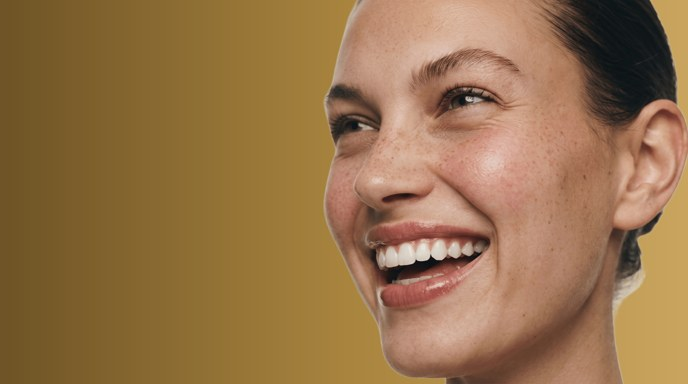
#> input picture tools/_check-hero-composta.jpg, 688 x 384 px, found by its file name; its folder holds only this picture in this run
$ python _inspect.py _check-hero-composta.jpg
#> lines starting #> are read from the running program, lines starting #| are printed output that depends on the picture
# -*- coding: utf-8 -*-
"""Inspeção de originais: dimensões + régua fina para localizar áreas indesejadas.

Uso:
    python tools/_inspect.py                 # lista dimensões de todos os originais
    python tools/_inspect.py dupla-soussmile # régua fina (25px) em toda a imagem
    python tools/_inspect.py dupla-soussmile 450 1000   # recorte ampliado da faixa y
"""
import sys
from pathlib import Path

from PIL import Image, ImageDraw, ImageFont

try:
    sys.stdout.reconfigure(encoding="utf-8", errors="replace")
except Exception:
    pass

ROOT = Path(__file__).resolve().parents[1]
SRC = ROOT / "assets" / "originals"
FONT = "C:/Windows/Fonts/segoeui.ttf"
CREAM = (247, 243, 236)
INK = (18, 18, 22)


def dims():
    for p in sorted(SRC.glob("*.jpg")):
        im = Image.open(p)
        from PIL import ImageOps
        im = ImageOps.exif_transpose(im)
        print(f"{p.name:32s} {im.size[0]:5d} x {im.size[1]:<5d} {im.mode}")


def ruler(name: str, y0=None, y1=None, every=25, out_h=900):
#> called with name = '_check-hero-composta.jpg', every = 25, out_h = 900
    im = Image.open(SRC / name).convert("RGB")
#> im is the input picture: PIL image 688x384 RGB; mean R, G, B 150.6, 115.1, 73.6
    ow, oh = im.size
#> ow = 688; oh = 384
    x0, xx1 = 0, ow
#> x0 = 0; xx1 = 688
    a, b = (0, oh) if y0 is None else (y0, y1)
#> a = 0; b = 384
    region = im.crop((x0, a, xx1, b))
    rw, rh = region.size
#> rw = 688; rh = 384
    scale = min(out_h / rh, 2.5)  # >1 amplia faixas estreitas
#> scale = 2.34
    region = region.resize((max(1, int(rw * scale)), max(1, int(rh * scale))), Image.LANCZOS)
    pad_l = 62
    sheet = Image.new("RGB", (region.size[0] + pad_l, region.size[1]), CREAM)
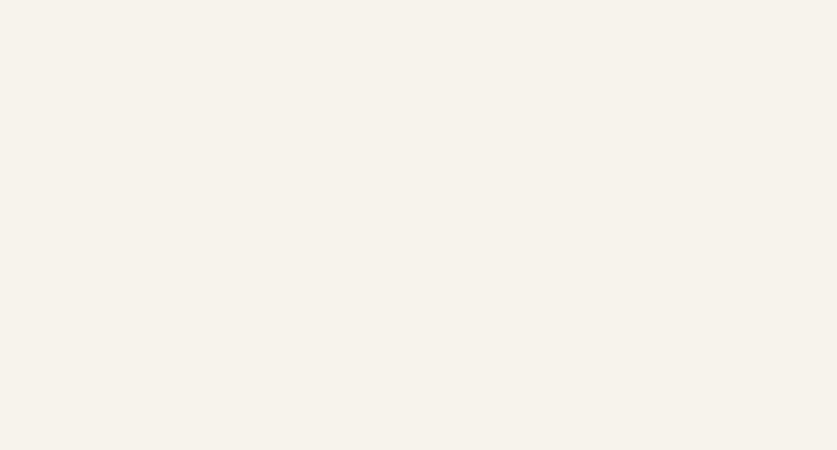
#> sheet: PIL image 1674x900 RGB (shown at 1/2 size); mean R, G, B 247, 243, 236
    d = ImageDraw.Draw(sheet)
    f = ImageFont.truetype(FONT, 12)
    fy = max(1, int(every * scale))
#> fy = 58
    for gy in range(a - a % every, b + 1, every):
        py = int((gy - a) * scale)
        if py > region.size[1]:
            continue
        major = gy % 100 == 0
        col = (200, 30, 30) if major else (160, 160, 160)
        d.line([(pad_l - 10, py), (pad_l, py)], fill=col, width=1)
        if major:
            d.text((2, max(0, py - 7)), str(gy), font=f, fill=col)
    sheet.paste(region, (pad_l, 0))
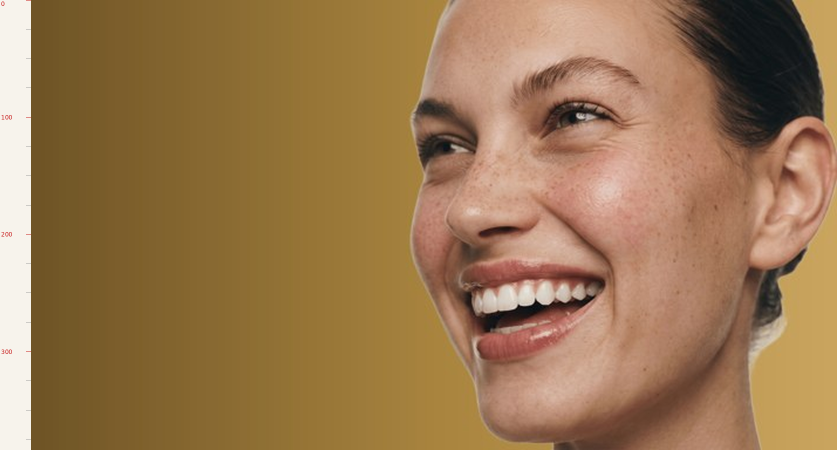
#> sheet: PIL image 1674x900 RGB (shown at 1/2 size); mean R, G, B 154.2, 119.8, 79.6
    dest = ROOT / "tools" / f"_inspect-{Path(name).stem}{'' if y0 is None else f'-{a}-{b}'}.png"
    sheet.save(dest)
    print("OK", dest, sheet.size, f"(orig {ow}x{oh})")
#| OK tools/_inspect-_check-hero-composta.png (1674, 900) (orig 688x384)


if __name__ == "__main__":
    args = sys.argv[1:]
    if not args:
        dims()
    else:
        name = args[0]
        if not name.lower().endswith(".jpg"):
            name += ".jpg"
        if len(args) >= 3:
            ruler(name, int(args[1]), int(args[2]))
        else:
            ruler(name)

$ run again, on tools/_check-hero-nova2-prev.jpg
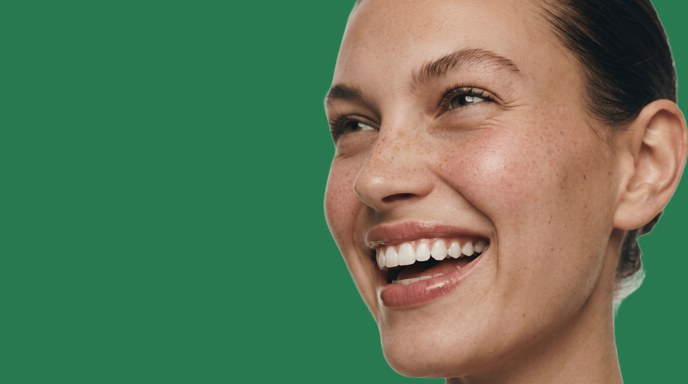
#> input picture tools/_check-hero-nova2-prev.jpg, 688 x 384 px, found by its file name
#> in ruler, im is the input picture: PIL image 688x384 RGB; mean R, G, B 92.3, 119.5, 87.9
#> in ruler, `sheet.paste(region, (pad_l, 0))`:
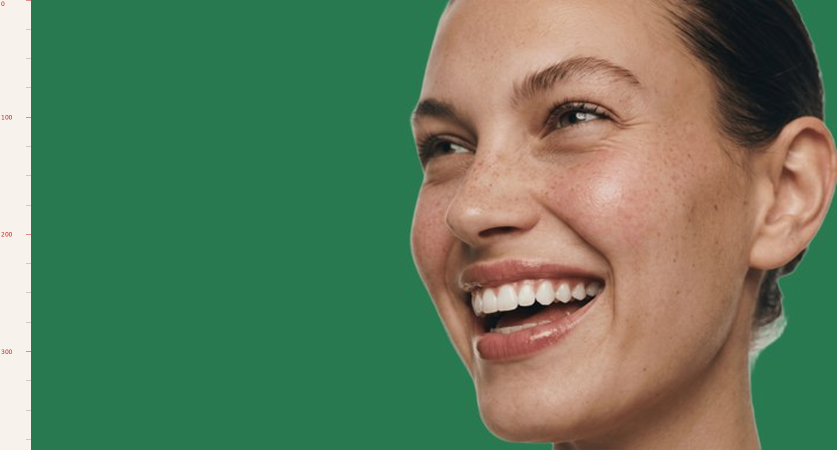
#> sheet: PIL image 1674x900 RGB (shown at 1/2 size); mean R, G, B 98, 124.1, 93.4
#| OK tools/_inspect-_check-hero-nova2-prev.png (1674, 900) (orig 688x384)

$ run again, on tools/_check-hero-nova2-mob.jpg
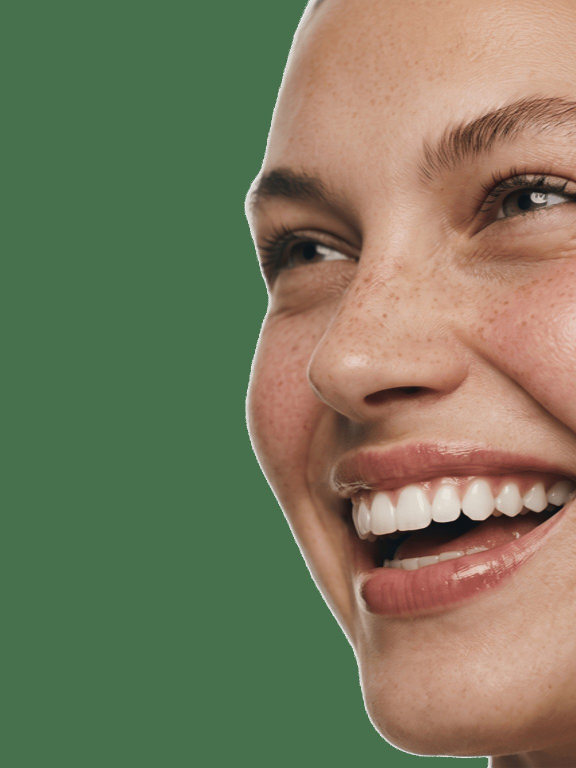
#> input picture tools/_check-hero-nova2-mob.jpg, 1152 x 1536 px, found by its file name (shown at 1/2 size)
#> in ruler, im is the input picture: PIL image 1152x1536 RGB; mean R, G, B 120.6, 121.1, 93.1
#> in ruler, `region = region.resize((max(1, int(rw * scale)), max(1, int(rh * scale..`:
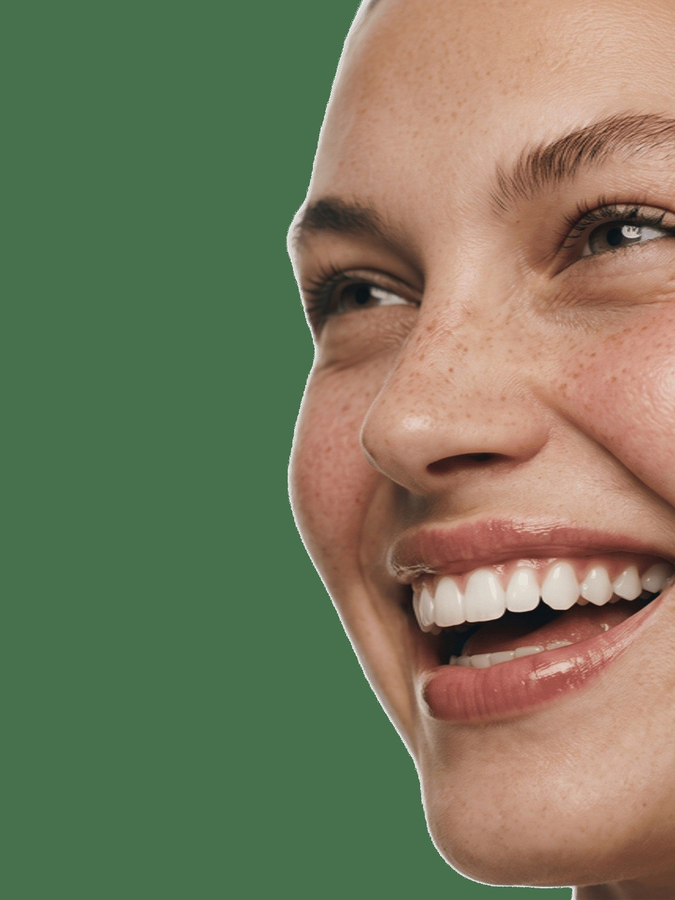
#> region: PIL image 675x900 RGB; mean R, G, B 120.6, 121.1, 93.1
#> in ruler, `sheet.paste(region, (pad_l, 0))`:
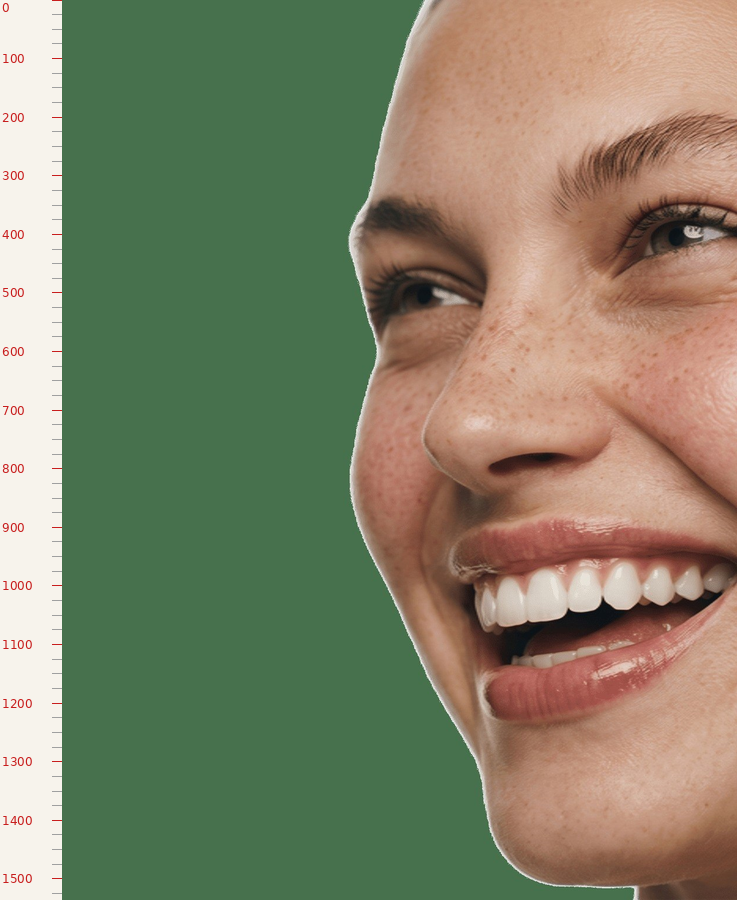
#> sheet: PIL image 737x900 RGB; mean R, G, B 131.1, 130.9, 104.7
#| OK tools/_inspect-_check-hero-nova2-mob.png (737, 900) (orig 1152x1536)
